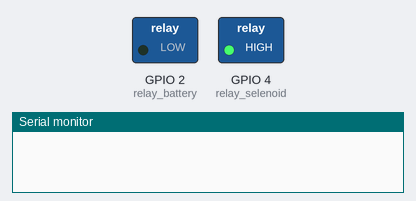
Bench run of a sketch on a simulated ESP32. Shown: switched loads named in the sketch (green lamp = pin HIGH), the last lines printed to the serial monitor.

Above: at 0.1 s.
At 1.1 s:
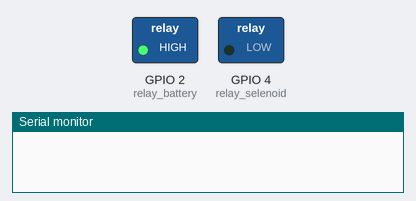
At 3.1 s:
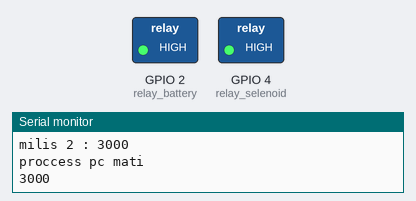
At 11.1 s:
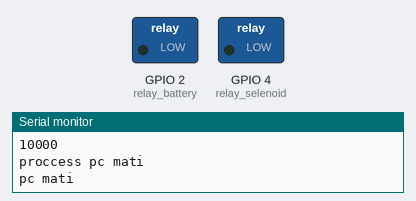
Timing chart, 0 to 12.6 s (numbered marks = the images above):
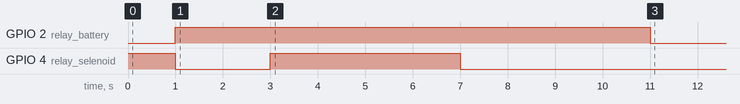

The sketch:

main.ino
```cpp
#include <Ticker.h>
Ticker ticker1;
Ticker ticker2;
Ticker ticker3;

const int sensorPin = 15; // Analog pin connected to the voltage divider output
const int relay_battery = 2;
const int relay_selenoid = 4;
const float voltageRef = 3.3; // Reference voltage (in volts)
const float voltageDividerRatio = 4.0; // Voltage divider ratio (R2 / (R1 + R2))
float read_volt;
const int delay_pc_mati = 10 * 1000; //1 = menit

void setup() {
  Serial.begin(115200); // Initialize serial communication
  pinMode(relay_battery, OUTPUT);
  pinMode(relay_selenoid, OUTPUT);


  digitalWrite(relay_selenoid, HIGH);
  // digitalWrite(relay_battery, LOW);
  delay(1000);
  digitalWrite(relay_selenoid, LOW);
  digitalWrite(relay_battery, HIGH);
  ticker1.attach(1, utama);


}

void loop() {


}


void utama(){
  read_volt = volt_sensor();
  Serial.print("Voltage: ");
  Serial.print(read_volt);
  Serial.println(" V");

  if(read_volt <= 9.00){
  Serial.println("Daya Kurang ");
  // relay_control(relay_selenoid,HIGH);
  // delay(500);
  // relay_control(relay_selenoid,LOW);
  ticker3.attach(1,click_relay,relay_selenoid);
  // performTask();
  ticker2.attach(1, proses_mati_pc);
  ticker1.detach();


  }
}

float volt_sensor(){
  int sensorValue = analogRead(sensorPin); // Read analog value from voltage divider
  float voltage = (sensorValue * voltageRef) / 4095.0; // Calculate voltage

  // Scale the voltage to the actual input voltage based on the voltage divider ratio
  float actualVoltage = voltage * voltageDividerRatio;

  return actualVoltage;
}


void relay_control(const int pin,int value){
  digitalWrite(pin,value);
}


void proses_mati_pc() {
  // Get the current time
  unsigned long currentMillis = millis();
    Serial.println("proccess pc mati");


  // Do something based on the current time
  if (currentMillis > delay_pc_mati) {
    // Do something for the first 5 seconds
    relay_control(relay_battery,LOW);
    Serial.println("pc mati");
    ticker2.detach();


  }else{
    Serial.println(currentMillis);

  }
}


void click_relay(const int relay_pin){
  unsigned long currentMillis2 = millis();
    Serial.println("proccess click relay");
    relay_control(relay_pin,HIGH);


  // Do something based on the current time
  if (currentMillis2 > 6000) {
    // Do something for the first 5 seconds
    relay_control(relay_pin,LOW);
    Serial.println("relay telah diclick");
    ticker3.detach();


  }else{
    Serial.print("milis 2 : ");
    Serial.println(currentMillis2);

  }
}
```

Measured:
- by itself, GPIO 2 (relay_battery): HIGH → LOW at 11.0 s
- by itself, GPIO 4 (relay_selenoid): HIGH → LOW at 1.0 s, → HIGH 2.0 s later, → LOW 4.0 s later
